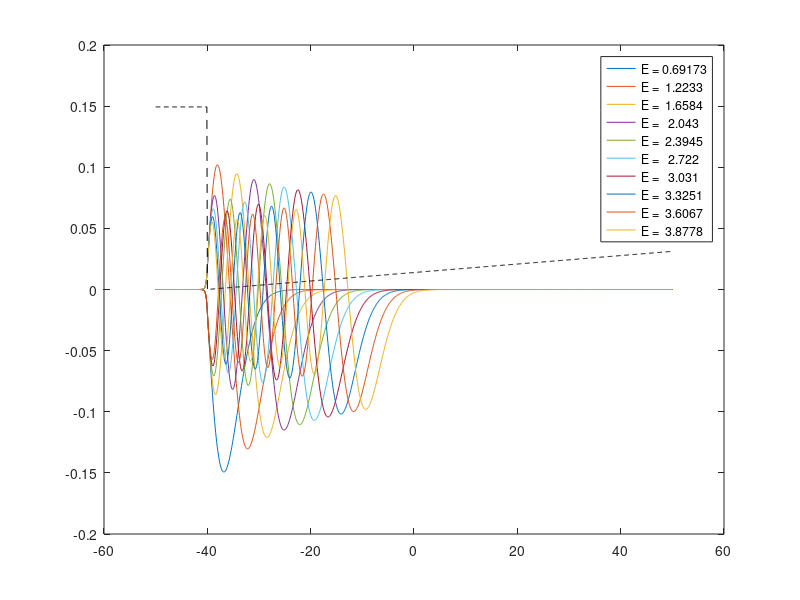

Write MATLAB code to recreate this figure.
% % 
% % L = 2*pi;
% % N = 100;
% % x = linspace(0,L,N)'; 
% % dx = x(2) - x(1);
% % % Interval Length
% % % No. of coordinate points % Coordinate vector
% % % Coordinate step
% % % Two-point finite-difference representation of Derivative 
% % D=(diag(ones((N-1),1),1)-diag(ones((N-1),1),-1))/(2*dx);
% % % Next modify D so that it is consistent with f(0) = f(L) = 0 D(1,1) = 0; D(1,2) = 0; D(2,1) = 0; % So that f(0) = 0 D(N,N-1) = 0; D(N-1,N) = 0; D(N,N) = 0; % So that f(L) = 0
% % % Three-point finite-difference representation of Laplacian 
% % Lap = (-2*diag(ones(N,1),0) + diag(ones((N-1),1),1)+ diag(ones((N-1),1),-1))/(dx^2);
% % % Next modify Lap so that it is consistent with f(0) = f(L) = 0 Lap(1,1) = 0; Lap(1,2) = 0; Lap(2,1) = 0; % So that f(0) = 0 Lap(N,N-1) = 0; Lap(N-1,N) = 0; Lap(N,N) = 0;% So that f(L) = 0
% % % To verify that D*f corresponds to taking the derivative of f % and Lap*f corresponds to taking a second derviative of f,
% % % define f = sin(x) or choose your own f
% % f = sin(x);
% % % And try the following:
% % Df = D*f; Lapf = Lap*f;
% % plot(x,f,'b',x,Df,'r', x,Lapf,'g');
% % axis([0 5 -1.1 1.1]); % Optimized axis parameters
% % % To display the matrix D on screen, simply type D and return ... D % Displays the matrix D in the workspace
% % Lap % Displays the matrix Lap
% % 
% % % Total Hamiltonian where hbar=1 and m=1
% % hbar = 1; m = 1; 
% % H = -(1/2)*(hbar^2/m)*Lap;
% % % Solve for eigenvector matrix V and eigenvalue matrix E of H
% % [V,E] = eig(H);
% % % Plot lowest 3 eigenfunctions 
% % plot(x,V(:,3),'r',x,V(:,4),'b',x,V(:,5),'k'); shg;
% % E % display eigenvalue matrix
% % diag(E) % display a vector containing the eigenvaluesdisplay a vector containing the eigenvalues

L = 50; %L=50 -> 2L = 5nm 
N = 1000;
x = linspace(-L,L,N)';
dx = x(2) - x(1);

Eltrig = -2.256463756872821e-3*51.42208619083232; %eV/51 = ATOMIC UNIT : HA/BOHR
DeltaPot = Eltrig*dx;
trig = 1:900; %-0.2:0.2/900:-0.00002;

U = [50*ones(1,100) -DeltaPot*trig]';


%trig = 1:900; %-0.2:0.2/900:-0.00002;
%U = [1*ones(1,100) trig*4/900]';
% Two finite square wells of width 2w and distance 2a apart %
w = L/50; 
a=3*w;
%U = -200*(heaviside(x+w-a) - heaviside(x-w-a) + heaviside(x+w+a) - heaviside(x-w+a));
% Three-point finite-difference representation of Laplacian
% using sparse matrices, where you save memory by only
% storing non-zero matrix elements
e = ones(N,1); 
Lap = spdiags([e -2*e e],[-1 0 1],N,N)/dx^2;
% Total Hamiltonian
hbar = 1; m = 0.24; % constants for Hamiltonian 
H = -1/2*(hbar^2/m)*Lap + spdiags(U,0,N,N);
% Find lowest nmodes eigenvectors and eigenvalues of sparse matrix 
nmodes = 10; options.disp = 0;
[V,E] = eigs(H,nmodes,'sa',options); % find eigs
[E,ind] = sort(diag(E));% convert E to vector and sort low to high 
V = V(:,ind); % rearrange corresponding eigenvectors
% Generate plot of lowest energy eigenvectors V(x) and U(x)
Usc = U*max(abs(V(:)))/max(abs(U)); % rescale U for plotting 
plot(x,V,x,Usc,'--k'); % plot V(x) and rescaled U(x)
% Add legend showing Energy of plotted V(x)
lgnd_str = [repmat('E = ',nmodes,1),num2str(E)];
legend(lgnd_str) % place lengend string on plot
shg

%plot(x,100*V(:,1:10)+E(1:10)',x,U)
hold on 
%surface(A)